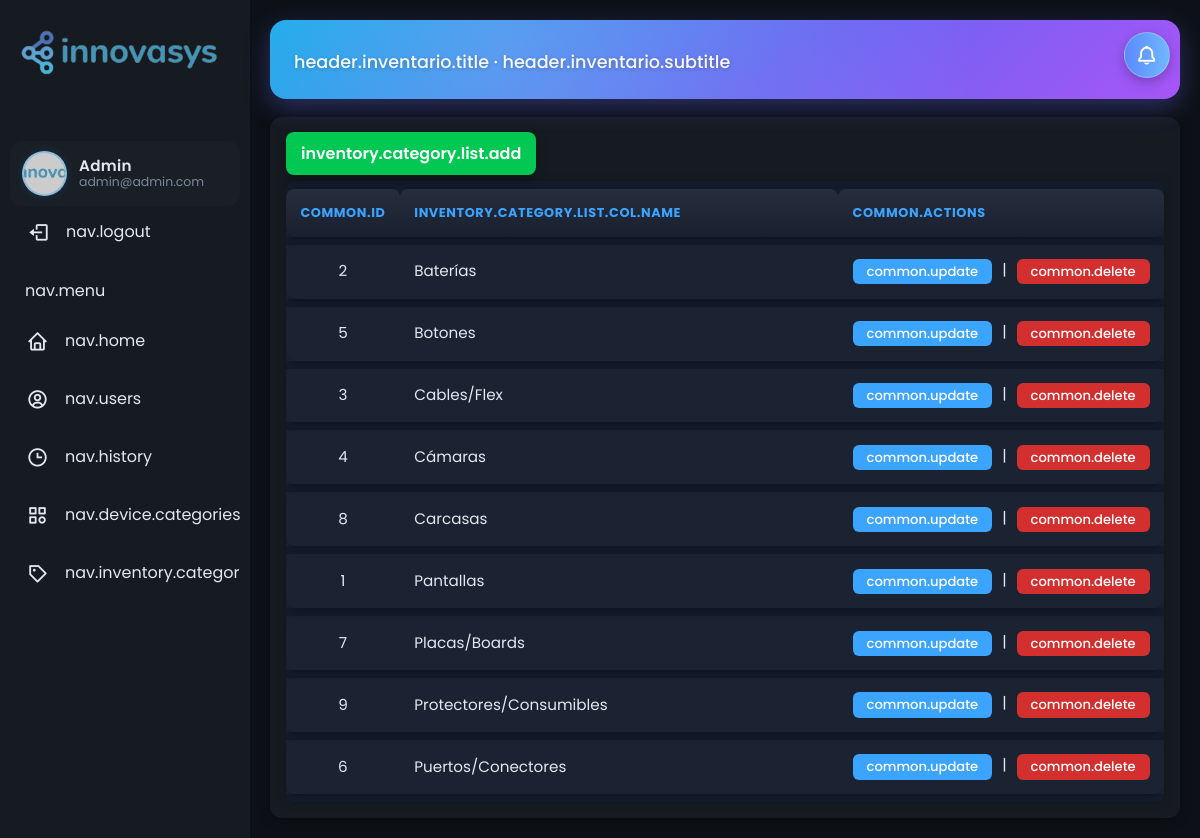
Page /index.php?route=Inventario/ListarCategorias (signed in) on the committed database.
### tables this page shows
CREATE TABLE categorias_inventario (
    id INT NOT NULL AUTO_INCREMENT,
    name VARCHAR(50) NOT NULL,
    PRIMARY KEY (id)
);

### Controllers/InventarioController.php (called while the page is built, shortened)
<?php
require_once __DIR__ . '/../Core/Database.php';
require_once __DIR__ . '/../Core/Auth.php';
require_once __DIR__ . '/../Models/Inventario.php';
class InventarioController
{
    private $inventarioModel;
    public function __construct()
    {
        $db = new Database();
        $db->connectDatabase();
        $this->inventarioModel = new InventarioModel($db->getConnection());
    }
    public function listarCategorias()
    {
        $categorias = $this->inventarioModel->listarCategorias();
        include_once __DIR__ . '/../Views/Inventario/ListaCategoria.php';
    }
}
?>

### Core/I18n.php (called while the page is built, shortened)
<?php
class I18n {
    private static $messages = [];
    private static function loadMessages(string $loc): void {
        $base = __DIR__ . '/../Lang/';
        $file = $base . $loc . '.php';
        $msgs = [];
        if (file_exists($file)) { $msgs = include $file; }
        if (!is_array($msgs)) { $msgs = []; }
        self::$messages = $msgs;
    }
    public static function t(string $key, array $params = []) {
        $val = self::$messages[$key] ?? $key;
        return $val;
    }
}

### Core/Database.php (called while the page is built, shortened)
<?php
class Database
{
    private $connection;
    function connectDatabase()
    {
        $host = 'localhost';
        $user = 'root';
        $password = '';
        $database = 'pandoraDB';
        $this->connection = new mysqli($host, $user, $password, $database);
    }
    public function getConnection()
    {
        return $this->connection;
    }
}

### Models/Inventario.php (called while the page is built, shortened)
<?php
class InventarioModel
{
    private $conn;
    public function __construct($db)
    {
        $this->conn = $db;
    }
    public function listarCategorias(): array
    {
        $sql = "SELECT id, name FROM categorias_inventario ORDER BY name";
        $result = $this->conn->query($sql);
        $data = [];
        if ($result) {
            while ($row = $result->fetch_assoc()) {
                $data[] = $row;
            }
        }
        return $data;
    }
}
?>

### Views/Inventario/ListaCategoria.php (the view)
<?php include_once __DIR__ . '/../Includes/Sidebar.php'; ?>
<main>
<?php include_once __DIR__ . '/../Includes/Header.php'; ?>
    <div class="Tabla-Contenedor">
        <div class="botones">
            <div class="dropdown">
                <div class="btn-table-acciones">
                    <a class="btn-all btn-acciones-inventario-cate" href="index.php?route=Inventario/MostrarCrearCategoria"><?= I18n::t('inventory.category.list.add') ?></a>
                </div>
            </div>
        </div>
        <br>
            <table id="userTable">
                <thead>
                    <tr>
                        <th><?= I18n::t('common.id') ?></th>
                        <th><?= I18n::t('inventory.category.list.col.name') ?></th>
                        <th><?= I18n::t('common.actions') ?></th>
                    </tr>
                </thead>
                <tbody>
                    <?php if (!empty($categorias)): ?>
                        <?php foreach ($categorias as $cat): ?>
                            <tr>
                                <td data-label="id"><?= $cat['id'] ?></td>
                                <td data-label="name"><?= htmlspecialchars($cat['name']) ?></td>
                                <td data-label="acciones">
                                    <div class='action-buttons'>
                                        <a href="index.php?route=Inventario/ActualizarCategoria&id=<?= $cat['id'] ?>" class="btn edit-btn"><?= I18n::t('common.update') ?></a>
                                        |
                                        <a href="index.php?route=Inventario/EliminarCategoriaInventario&id=<?= $cat['id'] ?>" class="btn delete-btn" data-confirm="<?= I18n::t('inventory.category.confirm.delete') ?>"><?= I18n::t('common.delete') ?></a>
                                    </div>
                                </td>
                            </tr>
                        <?php endforeach; ?>
                    <?php else: ?>
                        <tr><td colspan="3"><?= I18n::t('inventory.category.list.empty') ?></td></tr>
                    <?php endif; ?>
                </tbody>
            </table>
    </div>
</main>

### rows in the picture
categorias_inventario: id "2", name "Baterías"
categorias_inventario: id "5", name "Botones"
categorias_inventario: id "3", name "Cables/Flex"
categorias_inventario: id "4", name "Cámaras"
categorias_inventario: id "8", name "Carcasas"
categorias_inventario: id "1", name "Pantallas"
categorias_inventario: id "7", name "Placas/Boards"
categorias_inventario: id "9", name "Protectores/Consumibles"
categorias_inventario: id "6", name "Puertos/Conectores"

### other values in the picture
$name "Admin"
$email "admin@admin.com"
I18n::t('nav.logout') "nav.logout"
I18n::t('nav.menu') "nav.menu"
I18n::t('nav.home') "nav.home"
I18n::t('nav.users') "nav.users"
I18n::t('nav.history') "nav.history"
I18n::t('nav.device.categories') "nav.device.categories"
$title "header.inventario.title"
$subtitle "header.inventario.subtitle"
I18n::t('inventory.category.list.add') "inventory.category.list.add"
I18n::t('common.id') "COMMON.ID"
I18n::t('inventory.category.list.col.name') "INVENTORY.CATEGORY.LIST.COL.NAME"
I18n::t('common.actions') "COMMON.ACTIONS"
